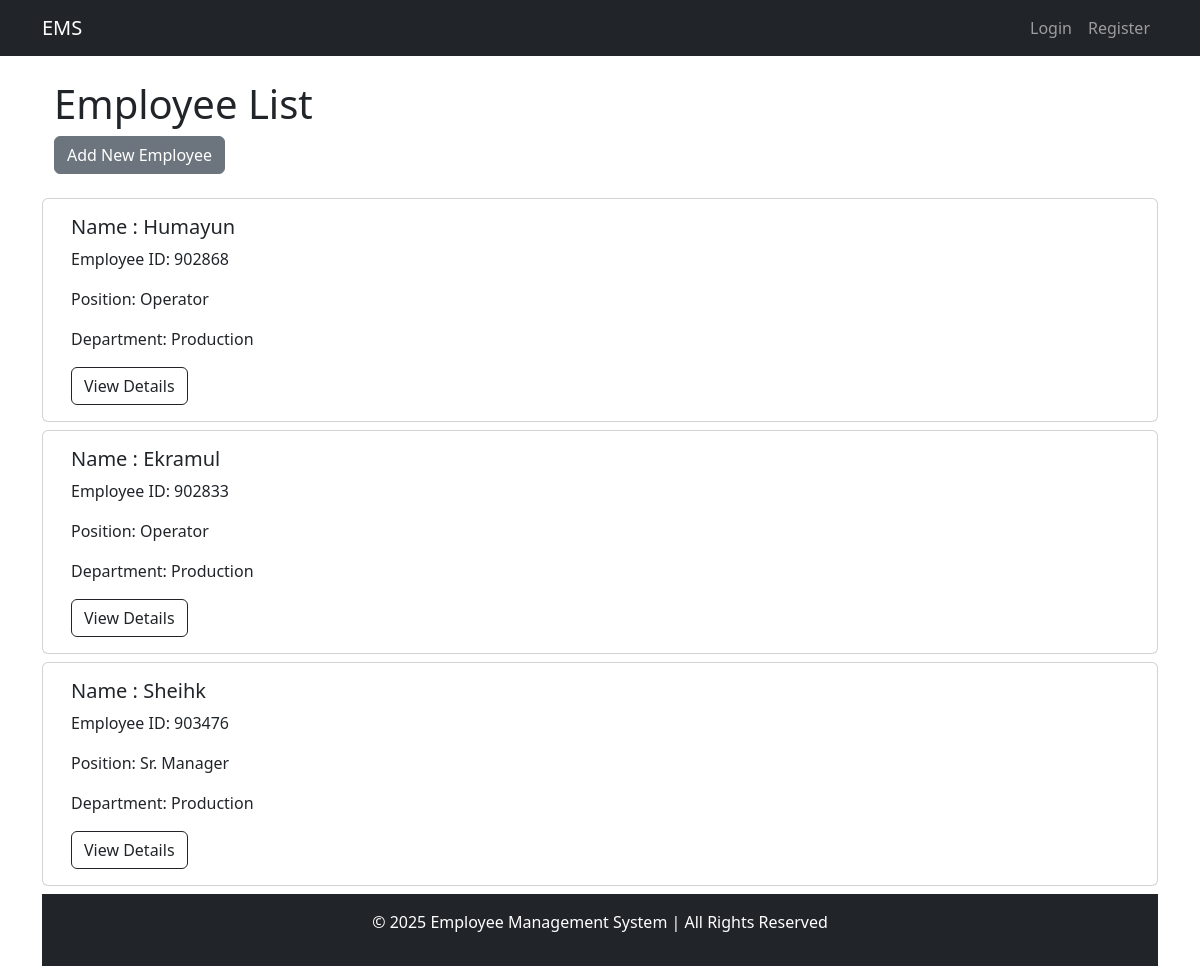
The app's page /, older data.
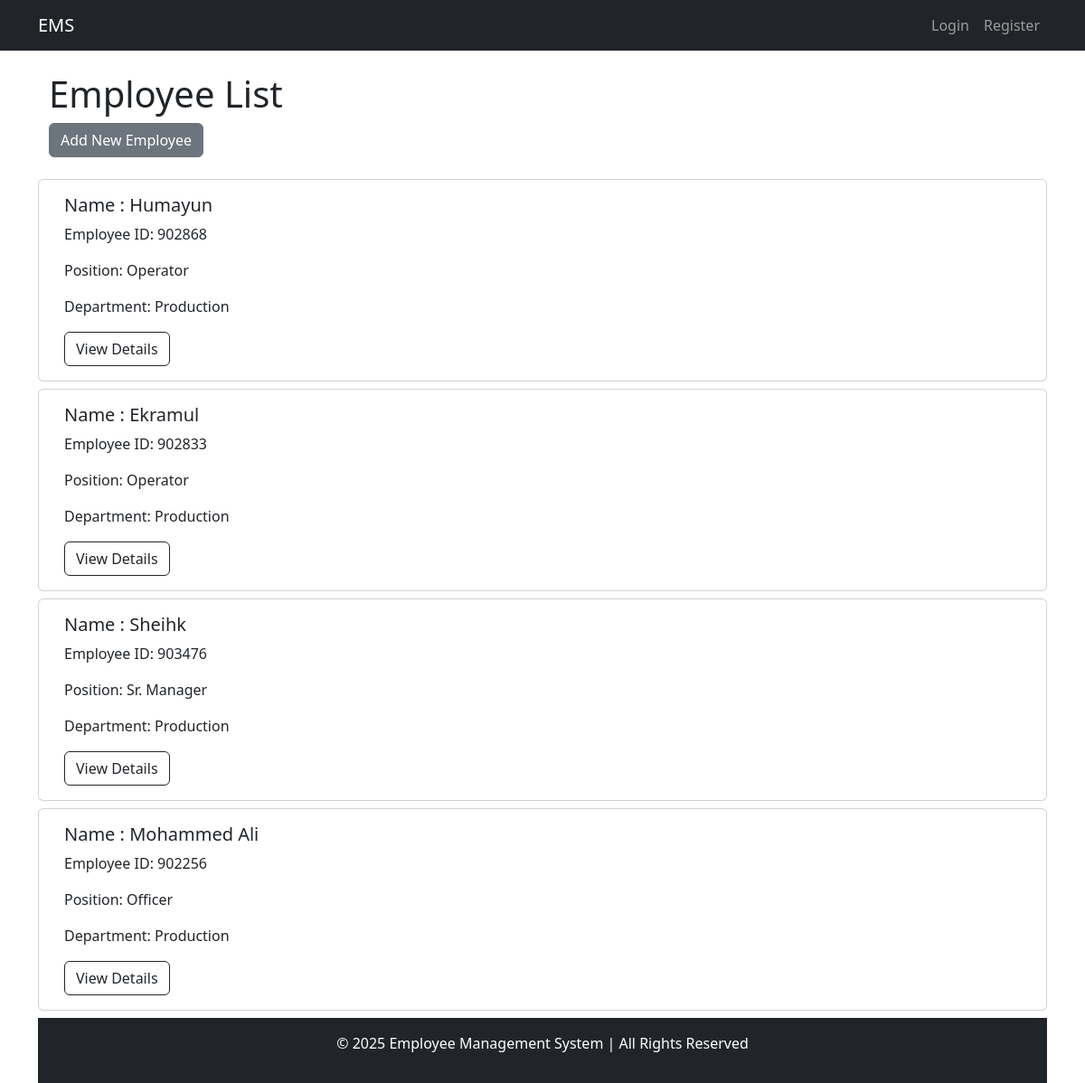
The same page, newer data.
### employees/models.py (models this page shows, shortened)
class Employee(models.Model):
    user = models.OneToOneField(User, on_delete=models.CASCADE, null=True, blank=True)
    employee_id = models.CharField(max_length=20)
    name = models.CharField(max_length=255)
    join_date = models.DateField()
    date_of_birth = models.DateField()
    floor = models.ForeignKey(Floor, on_delete=models.SET_NULL, null=True)
    department = models.ForeignKey(Department, on_delete=models.SET_NULL, null=True)
    position = models.ForeignKey(Position, on_delete=models.SET_NULL, null=True)
    salary = models.ForeignKey(Salary, on_delete=models.SET_NULL, null=True)

class Position(models.Model):
    title = models.CharField(max_length=100, unique=True)
    def __str__(self):
        return self.title

class Department(models.Model):
    name = models.CharField(max_length=100, unique=True)
    description = models.TextField(blank=True, null=True)
    def __str__(self):
        return self.name

### employees/views.py (the view)
# urls.py: path("", views.employee_all, name = "employees"),
def employee_all(request):
    employees = Employee.objects.all()
    return render(request, 'employees/all.html', {'employees': employees})

### employees/templates/employees/all.html
{% extends 'base.html' %}
{% block content %}
<div class="container-fluid">
    <h1>Employee List</h1>
    <a href="{% url 'employee_add' %}" class="btn btn-secondary mb-4">Add New Employee</a>
    <div class="row">
        {% if employees %}
        {% for employee in employees %}
        <div class="card mb-2">
            <div class="card-body">
                <h5 class="card-title"> Name : {{ employee.name }}</h5>
                <p class="card-text">Employee ID: {{ employee.employee_id }} </p>
                <p class="card-text">Position: {{ employee.position }} </p>
                <p class="card-text">Department: {{ employee.department }}</p>
                <a href="{% url 'employee_detail' employee.id %}" class="btn btn-outline-dark">View Details</a>
            </div>
        </div>
        {% empty%}
        <div class="alert alert-warning" role="alert">No employees found.</div>
        {% endfor %}
        {% endif %}
    </div>
    {% endblock %}

Row changes from the older to the newer data that the page shows:
added Employee: name "Mohammed Ali", employee_id "902256", position "Officer", department "Production"
